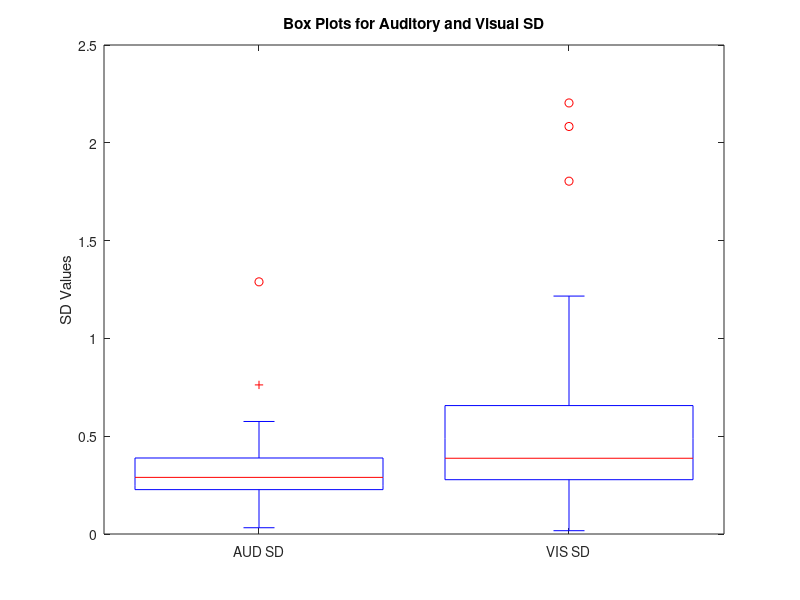

Source code (MATLAB): (Note: this script raises an error after producing the figure.)
% Data for SD
AUD_SD = [0.27512
0.4372
0.26784
0.47078
0.22731
0.27953
0.21355
0.33879
0.57529
0.26563
0.46107
0.32507
0.25191
0.45722
0.20148
0.30142
0.22456
0.29466
0.032033
0.22489
0.33886
0.21723
0.32151
0.27523
0.17707
0.2895
0.45235
0.18036
0.76224
0.50088
1.2892
0.33999
0.23055
0.30304
0.22643];
VIS_SD = [0.12911
1.2164
1.1077
0.31181
0.38456
0.8688
0.25127
0.13106
0.82861
0.35632
0.43908
0.21289
0.39296
2.2038
0.1602
0.45691
0.29228
2.0834
0.0168665
0.66047
0.17655
0.3873
0.32601
0.47192
0.33141
0.33894
0.26337
0.65264
0.2919
0.14771
0.725
0.63371
0.52504
1.8038
0.47833];

% Combine into a single matrix
sd_data = [AUD_SD, VIS_SD];

% Create box plots for SD data
figure;
h = boxplot(sd_data, 'Labels', {'AUD SD', 'VIS SD'});
title('Box Plots for Auditory and Visual SD');
ylabel('SD Values');

% Color the boxes
set(h, {'linew'}, {2});
colors = {'b', 'r'}; % Red for AUD, Blue for VIS
h = findobj(gca, 'Tag', 'Box');
for j = 1:length(h)
   patch(get(h(j), 'XData'), get(h(j), 'YData'), colors{j}, 'FaceAlpha', 0.5);
end

% Add individual data points for SD
hold on;
scatter(ones(size(AUD_SD)), AUD_SD, 'r', 'filled', 'SizeData', 70);
scatter(2 * ones(size(VIS_SD)), VIS_SD, 'b', 'filled', 'SizeData', 70);

% Connect corresponding column values with a line for SD
for i = 1:length(AUD_SD)
    plot([1, 2], [AUD_SD(i), VIS_SD(i)], 'k-', 'LineWidth', 1.5); % Thicker black line
end

hold off;
grid on;
set(gca, 'XTickLabelRotation', 45);
set(findall(gcf, '-property', 'FontSize'), 'FontSize', 24)

